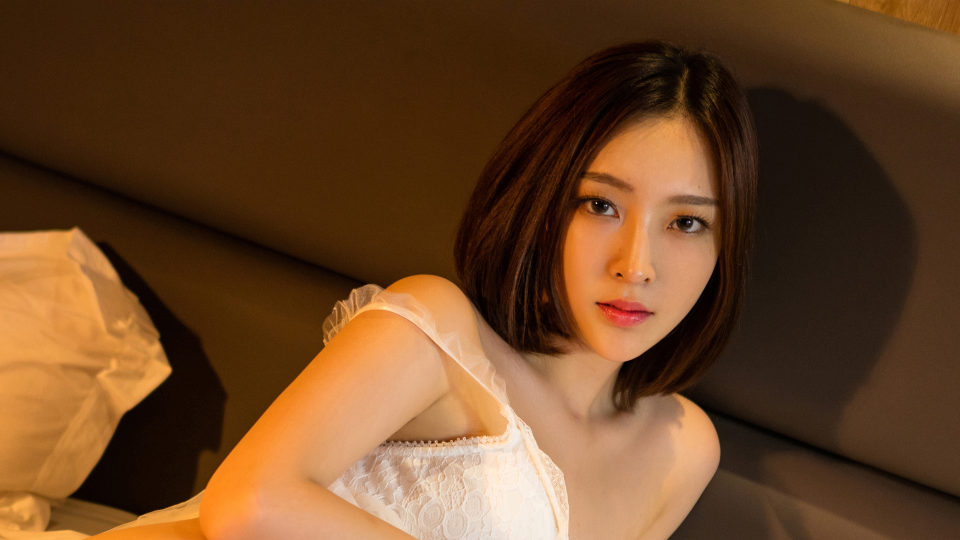
#> input picture opencv/morphology/images/8841.jpg, 1920 x 1080 px, given in place of math.png, which was not available (shown at 1/2 size)
$ python adaptive_threshold.py
#> lines starting #> are read from the running program, lines starting #| are printed output that depends on the picture; after the words box and inside, x2 and y2 are one past the last pixel; in counts of white or black regions, pixels touching at a corner belong together; pictures that were not available may be replaced by others from this repository, and a replacement may not be noted
#!/usr/bin/python3
# -*- coding: utf-8 -*-
# Copyright (C) 2022 #
# @Time    : 2023/1/5 23:29
# @Author  : TaoistQu
# @Email   : qulei_20180331@163.com
# @File    : adaptive_threshold.py
# @Software: PyCharm
# description:自适应阈值二值化

import cv2
import numpy as np

img = cv2.imread('./images/math.png')
#> img is the input picture: shape (1080, 1920, 3); mean B, G, R 37.9, 69.2, 106.4
dog = cv2.imread('./images/dog.jpeg')
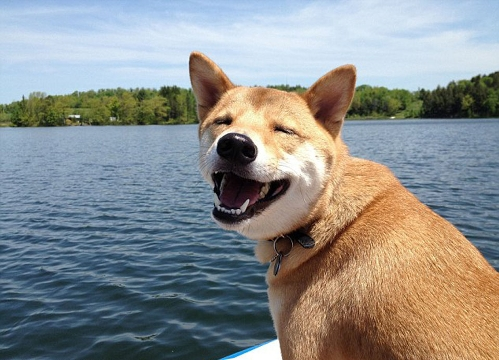
#> input picture opencv/morphology/images/dog.jpeg, 499 x 360 px
#> dog is the input picture: shape (360, 499, 3); mean B, G, R 141, 141.9, 139.7
# 二值化操作是对灰度图像操作, 把dog变成灰度图像
gray_dog = cv2.cvtColor(dog, cv2.COLOR_BGR2GRAY)
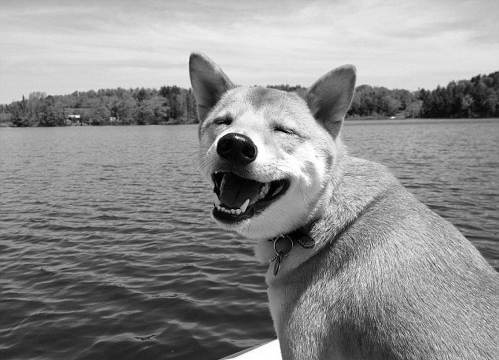
#> gray_dog: shape (360, 499); min 0, max 255, mean 141.2
gray_math = cv2.cvtColor(img, cv2.COLOR_BGR2GRAY)
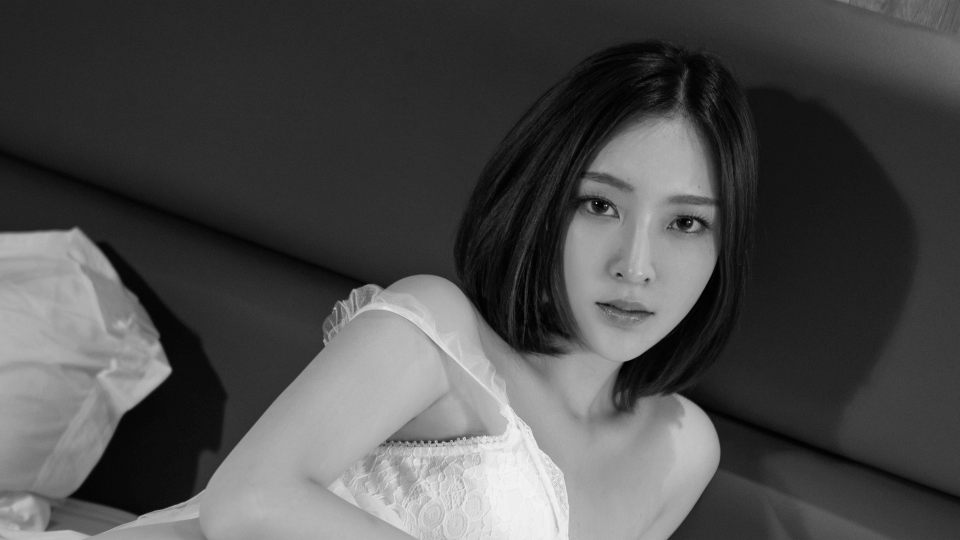
#> gray_math: shape (1080, 1920) (shown at 1/2 size); min 0, max 254, mean 76.8
# 自适应阈值二值化只有一个返回值
dst_dog = cv2.adaptiveThreshold(gray_dog, 255, cv2.ADAPTIVE_THRESH_GAUSSIAN_C,
                                cv2.THRESH_BINARY, 19, 0)
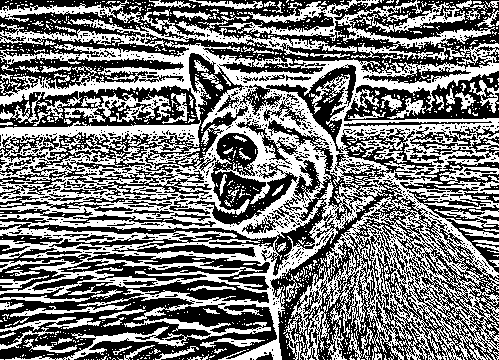
#> dst_dog: shape (360, 499); 47.5% white; 1071 white regions (968 under 20 px), largest, box (x1, y1, x2, y2) and area: (0, 41, 499, 360) 62329, (219, 0, 495, 60) 4324, (0, 12, 357, 57) 3228

dst_math = cv2.adaptiveThreshold(gray_math, 255, cv2.ADAPTIVE_THRESH_GAUSSIAN_C,
                                 cv2.THRESH_BINARY, 3, 0)
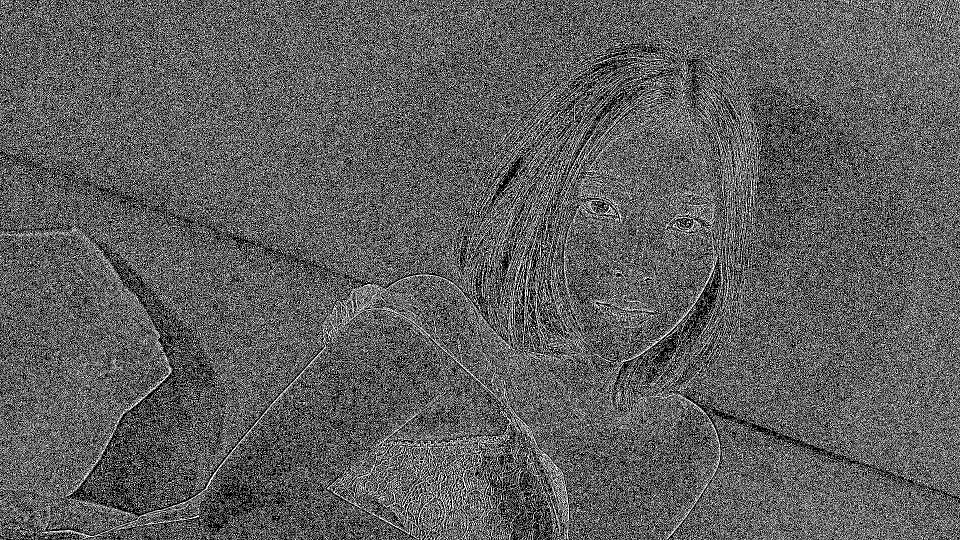
#> dst_math: shape (1080, 1920) (shown at 1/2 size); 36.7% white in thin lines or dots

cv2.imshow('dog', np.hstack((gray_dog, dst_dog)))
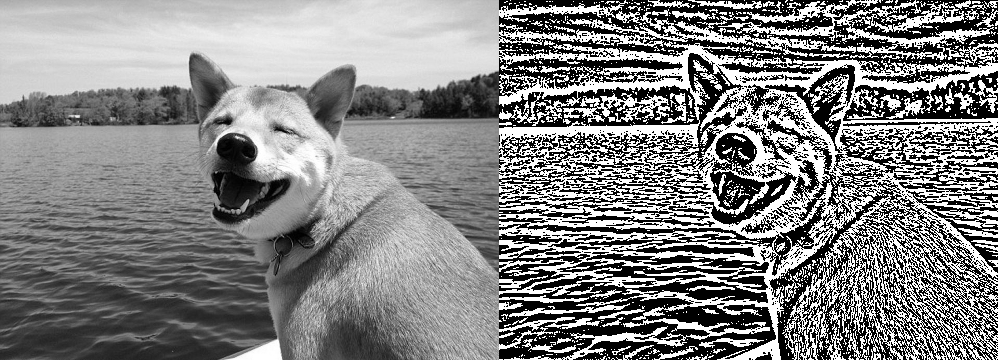
#> window 'dog': shape (360, 998); min 0, max 255, mean 131.2
cv2.namedWindow('math', cv2.WINDOW_NORMAL)
cv2.resizeWindow('math', 640, 480)
cv2.imshow('math', gray_math)

cv2.namedWindow('dst_math', cv2.WINDOW_NORMAL)
cv2.resizeWindow('dst_math', 640, 480)
cv2.imshow('dst_math', dst_math)
cv2.imwrite('./images/dst_math.png', dst_math)
cv2.waitKey(0)
cv2.destroyAllWindows()
